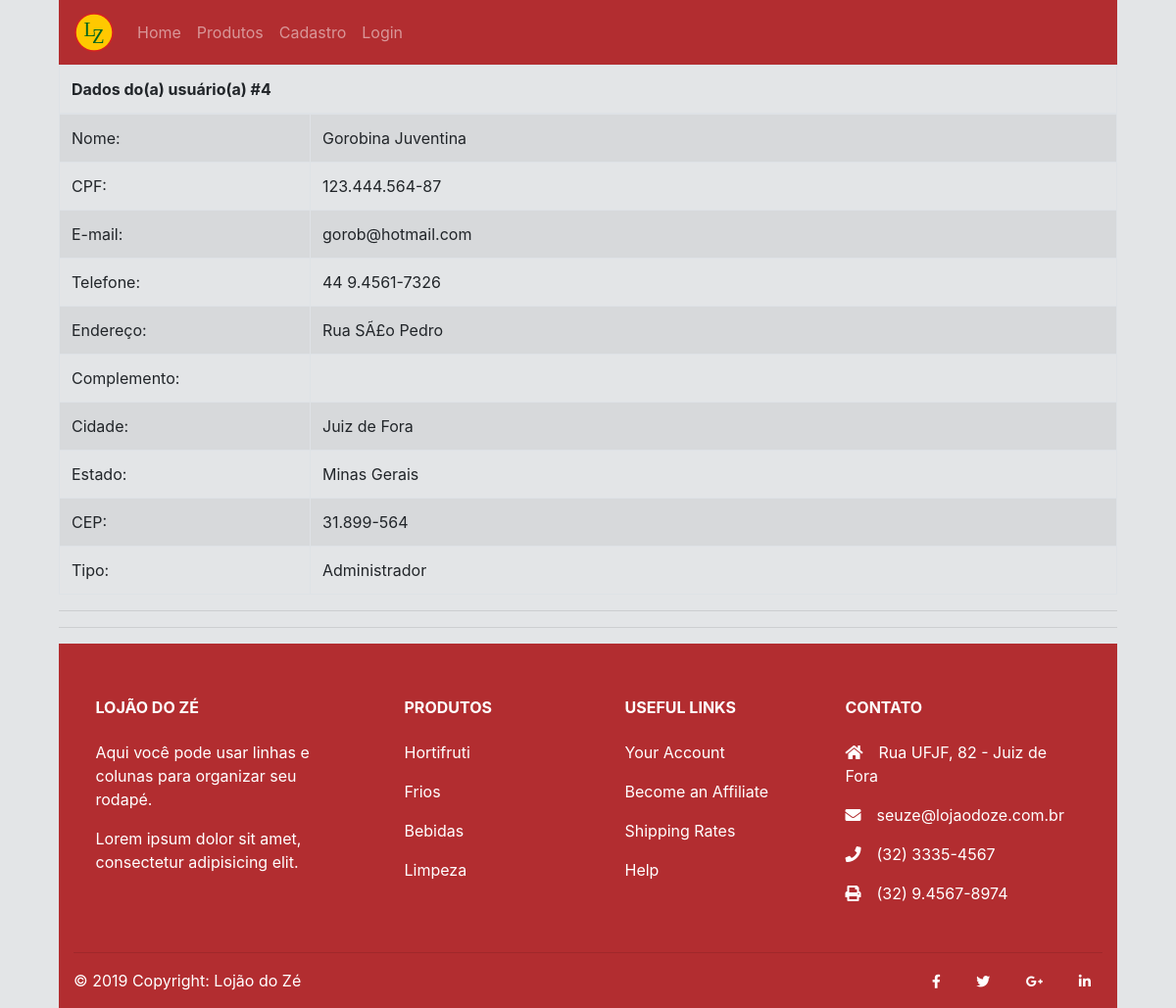
Screenshot of /detalheUsuario.php?id=4 with the database file from the repository.
### tables this page shows
CREATE TABLE `usuarios` (
  `id` int(11) NOT NULL,
  `email` text NOT NULL,
  `senha` text NOT NULL,
  `nome` text NOT NULL,
  `telefone` text NOT NULL,
  `cpf` varchar(11) NOT NULL,
  `cnpj` varchar(14) NOT NULL,
  `endereco` text NOT NULL,
  `complemento` text,
  `cidade` text NOT NULL,
  `estado` text NOT NULL,
  `cep` text NOT NULL,
  `tipo` tinyint(1) NOT NULL DEFAULT '0' COMMENT '0=cliente, 1=func, 2=admin',
  `cargo_funcionario` text NOT NULL,
  `salario_funcionario` float NOT NULL,
  `data_entrada_funcionario` date NOT NULL,
  `num_identificacao_funcionario` int(11) NOT NULL
);

### detalheUsuario.php (the view, shortened to what this page needs)
<!DOCTYPE html>
<html>
<head>
    <link rel="stylesheet" href="publico/css/bootstrap.min.css">
    <link rel="stylesheet" href="https://use.fontawesome.com/releases/v5.8.2/css/all.css">
    <link rel="stylesheet" href="publico/css/estilo.css">
</head>
<?php
    include "header.php";
?>
<body>
<?php
    include_once('conexao.php');
    $sql =  "SELECT id, nome, cpf, email, telefone, endereco, complemento, cidade, estado, cep, tipo ";
    $sql .= "FROM usuarios ";
    $sql .= "WHERE id=" . $_GET["id"];
    $resultado = mysqli_query($conexao, $sql) or die($conexao->error);
    $row = mysqli_fetch_array($resultado);
    $t="Administrador";
    if(!$row["tipo"]) {
        $t="Cliente" ;
    } else {
        $t="Administrador";
    }
    function aplicaMascara($texto, $formato)
    {
        $len = strlen($formato);
        $ret = "";
        $pos = 0;
        for($i=0; $i<$len; $i++)
        {
            $chr = substr($formato, $i, 1);
            if($chr == '#')
            {
                if($pos <= strlen($texto)){
                    $ret .= substr($texto, $pos, 1);
                } else {
                    $ret .= " ";
                }
                $pos++;
            } else {
                $ret .= $chr;
            }
        }
        return $ret;
    }
    function aplicaMascaraTelefone($telefone)
    {
        $len = strlen($telefone);
        if($len <= 10)
        {
            return aplicaMascara($telefone,'## ####-####');
        } else {
            return aplicaMascara($telefone,'## #.####-####');
        }
    }
	?>
	<table class ="table table-striped table-bordered">
        <tbody>
            <thead>
                <tr><th colspan="2" scope="col">Dados do(a) usuário(a) #<?php echo $row['id'];?></th></tr>
            </thead>
            <tr>
                <td class="td-userlist">Nome:</td><td><?php echo $row['nome'];?></td>
            </tr>
            <tr>
                <td class="td-userlist">CPF:</td><td><?php echo aplicaMascara($row['cpf'],'###.###.###-##');?></td>
            </tr>
            <tr>
                <td class="td-userlist">E-mail:</td><td><?php echo $row['email'];?></td>
            </tr>
            <tr>
                <td class="td-userlist">Telefone:</td><td><?php echo aplicaMascaraTelefone($row['telefone']);?></td>
            </tr>
            <tr>
                <td class="td-userlist">Endereço:</td><td><?php echo $row['endereco'];?></td>
            </tr>
            <tr>
                <td class="td-userlist">Complemento:</td><td><?php echo $row['complemento'];?></td>
            </tr>
            <tr>
                <td class="td-userlist">Cidade:</td><td><?php echo $row['cidade'];?></td>
            </tr>
            <tr>
                <td class="td-userlist">Estado:</td><td><?php echo $row['estado'];?></td>
            </tr>
            <tr>
                <td class="td-userlist">CEP:</td><td><?php echo aplicaMascara($row['cep'],'##.###-###');?></td>
            </tr>
            <tr>
                <td class="td-userlist">Tipo:</td><td><?php echo $t;?></td>
            </tr>
	</table>
    <hr>
</body>
<hr>
<?php
    include "footer.php";
?>
</html>

### publico/css/estilo.css (style rules this page uses)
body { margin-left: 5%; margin-right: 5%; font-family: -apple-system, BlinkMacSystemFont, "Segoe UI", Roboto, "Helvetica Neue", Arial, sans-serif, "Apple Color Emoji", "Segoe UI Emoji", "Segoe UI Symbol"; font-size: 1rem; font-weight: 400; line-height: 1.5; color: #212529; text-align: justify; background-color: rgb(227, 229, 231); }
.td-userlist { width : 16em; }

### rows the page displays
usuarios: id "4", nome "Gorobina Juventina", cpf "123.444.564-87", email "gorob@hotmail.com", telefone "44 9.4561-7326", endereco "Rua SÃ£o Pedro", cidade "Juiz de Fora", estado "Minas Gerais", cep "31.899-564", tipo "Administrador"
